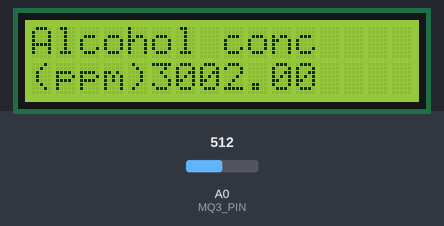
Bench run of a sketch on a simulated Arduino Uno, built with avr-gcc and run on an emulated ATmega328P. Parts: 16×2 character LCD. The inputs (shaded band) are chosen by the test bench; at power-on: A0 (MQ3_PIN) = 512.

Above: at 1.2 s.
1.3 s: A0 (MQ3_PIN) set to 716
At 2.0 s:
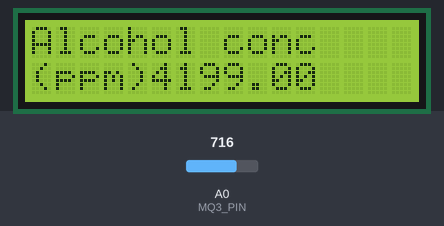
3.1 s: A0 (MQ3_PIN) set to 900
At 4.3 s:
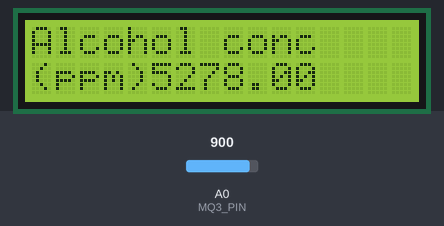
4.6 s: A0 (MQ3_PIN) set to 1023
At 5.8 s:
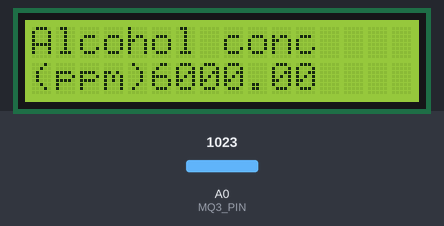
Timing chart, 0 to 7.6 s (numbered marks = the images above; inputs shaded):
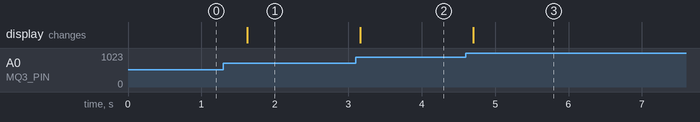

Measured:
- after the input at 1.3 s, the display: changes after 0.33 s (image 1)
- after the input at 3.1 s, the display: changes after 0.06 s (image 2)
- after the input at 4.6 s, the display: changes after 0.10 s (image 3)

The sketch:

alcohol.ino
```cpp
#include <Wire.h>
#include <LiquidCrystal_I2C.h>

// Define the address for the I2C LCD
#define LCD_ADDRESS 0x27 // Change this address to match your LCD

// Define the number of columns and rows for the LCD
#define LCD_COLUMNS 16
#define LCD_ROWS 2

// Define the pin for the MQ-3 sensor
#define MQ3_PIN A0

LiquidCrystal_I2C lcd(LCD_ADDRESS, LCD_COLUMNS, LCD_ROWS); // Initialize LCD

void setup() {
  // Initialize serial communication
  Serial.begin(9600);

  // Initialize LCD
  lcd.init();

  // Turn on the backlight
  lcd.backlight();

  // Print initial message
  lcd.setCursor(0, 0);
  lcd.print("Alcohol conc");
}

void loop() {
  // Read analog value from MQ-3 sensor with higher resolution
  int adc_value = analogRead(MQ3_PIN);

  // Convert analog value to ppm using a more sensitive calibration approach
  float ppm = map(adc_value, 0, 1023, 0, 6000); // Adjusted conversion for higher sensitivity

  // Print ppm on the LCD
  lcd.setCursor(0, 1);
   lcd.print("(ppm)");
  lcd.print(ppm);


  // Wait for a while before taking the next reading
  delay(500); // Decreased delay for faster response, adjust as needed
}


//////////////////
//LCD GND to Arduino GND
//LCD VCC to Arduino 5V
//LCD SDA to Arduino A4
//LCD SCL to Arduino A5
```
